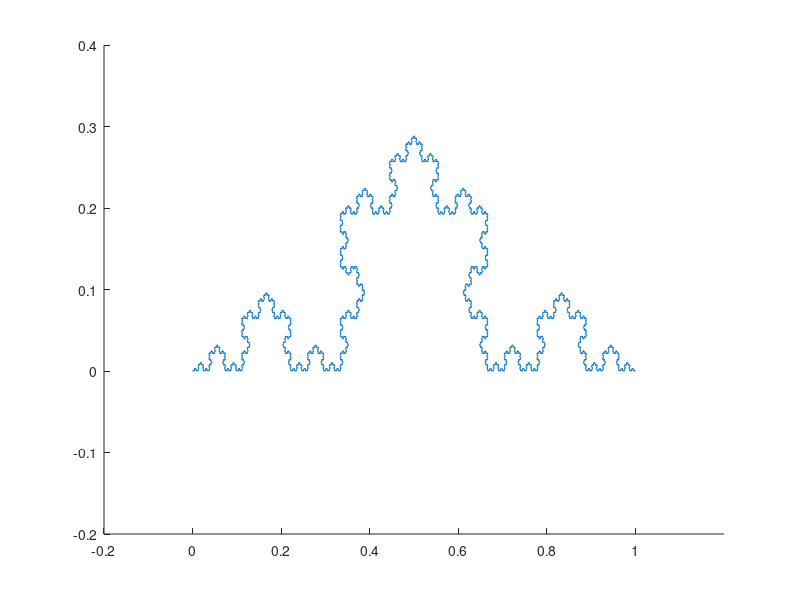

This figure's MATLAB source:
%initial setup 
x = {}
x{1} = [0 1
        0 0]; %start-end coordinates
IFS = {};
IFS{1} = [1/3 0
          0 1/3];
      
IFS{2} = [1/6       -sqrt(3)/6
          sqrt(3)/6     1/6   ];
      
IFS{3} = [1/6       sqrt(3)/6
          -sqrt(3)/6     1/6   ];
      
IFS{4} = [1/3 0
          0 1/3];
      
offset = [0 1/3     1/2    2/3
          0  0   sqrt(3)/6  0 ];
n=8; %number of iterations;

%creating the iteratinon loop
for curr_iteration=2:n
    
    prev_iteration = curr_iteration-1;
    %define a new starting point for a new iteration
    x{curr_iteration} = [0
                         0];
    
    %for each previous point compute the new points using the 
    %Iterative Function System
    nr_of_existing_points = size(x{prev_iteration},2);
    
    %loop through each IF
    for f=1:size(IFS,2)
        %pass all previous points through IF to obtain
        %the new points
        
        for curr_point=2:nr_of_existing_points
            %set the matrix for the current point coordinates
            curr_coord = x{prev_iteration}(:,curr_point);
        
            new_coord = IFS{f} * curr_coord + offset(:,f);
            x{curr_iteration} = [x{curr_iteration} new_coord];
        end
    end
end

%plot all fractals
for i=1:size(x,2)
    figure(1);
    clf;
    xlim([-0.2 1.2]);
    ylim([-0.2 0.4]);
    
    line(x{i}(1,:),x{i}(2,:));
    
    pause(1);
end